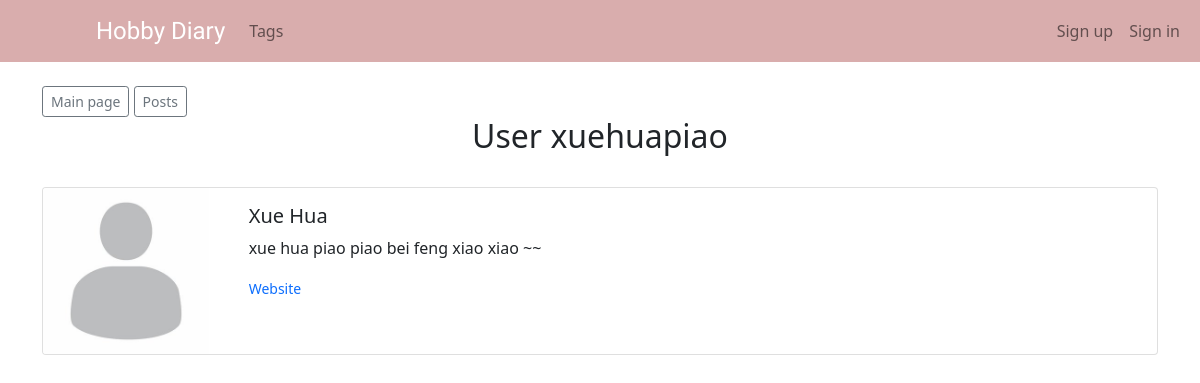
The app's page /members/2/profile with its own data.
### theblog/models.py (models this page shows, shortened)
class Profile(models.Model):
  user = models.OneToOneField(User, null=True, on_delete=models.CASCADE)
  bio = models.TextField()
  profile_pic = models.ImageField(null=True, blank=True, upload_to='images/profile/')
  website_url = models.CharField(max_length=255, null=True, blank=True)
  def __str__(self):
    return str(self.user)

### members/views.py (the view)
# urls.py: path('<int:pk>/profile', ShowProfilePageView.as_view(), name='show-profile-page'),
class ShowProfilePageView(DetailView):
  model = Profile
  template_name = 'registration/user_profile.html'
  def get_context_data(self, *args, **kwargs):
    users = Profile.objects.all()
    context = super(ShowProfilePageView, self).get_context_data(*args, **kwargs)
    page_user = get_object_or_404(Profile, id=self.kwargs['pk'])
    context['page_user'] = page_user
    return context

### members/templates/registration/user_profile.html
{% extends 'base.html' %}
{% load static %}
{% block content %}
<a href="{% url 'home' %}" class="btn btn-sm btn-outline-secondary">Main page</a>
<a href="{% url 'show-posts' page_user.user.id %}" class="btn btn-sm btn-outline-secondary">Posts</a>
<div class="d-flex justify-content-center">
  <h2>User {{ page_user }}</h2>
</div>
<br>
<div class="card mb-3">
  <div class="row no-gutters">
    <div class="col-md-2">
      {% if page_user.profile_pic %}
      <img src="{{ page_user.profile_pic.url }}" class="card-img">
      {% else %}
      <img src="{% static 'theblog/images/default_profile_pic.jpg' %}" class="card-img">
      {% endif %}
    </div>
    <div class="col-md-10">
      <div class="card-body">
        <h5 class="card-title">{{ page_user.user.first_name }} {{ page_user.user.last_name }}</h5>
        <p class="card-text">{{ page_user.bio }}</p>
        {% if page_user.website_url %}
        <p class="card-text">
          <small class="text-muted">
            <a href="{{ page_user.website_url }}" style="text-decoration: none;">Website</a>
          </small>
        </p>
        {% endif %}
      </div>
    </div>
  </div>
</div>
{% endblock %}

### records on screen
Profile: user.username "xuehuapiao", user.first_name "Xue", user.last_name "Hua", bio "xue hua piao piao bei feng xiao xiao ~~"
